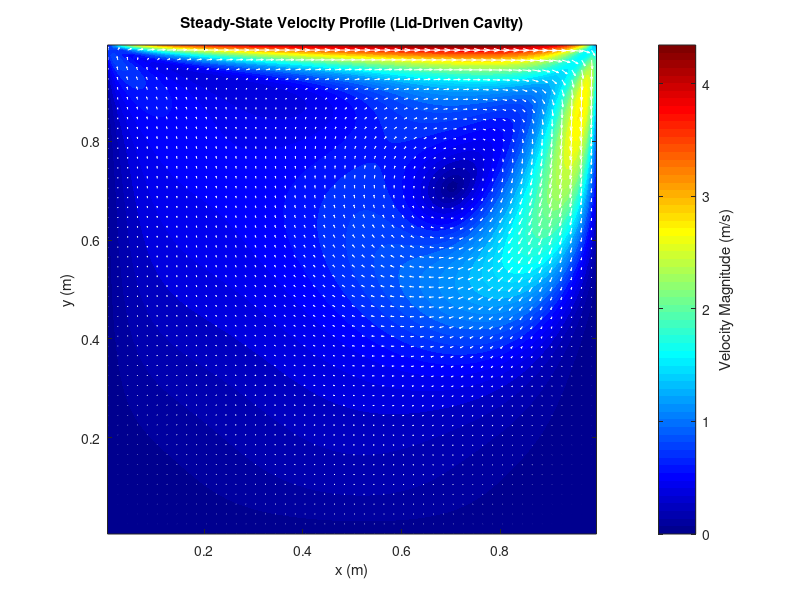
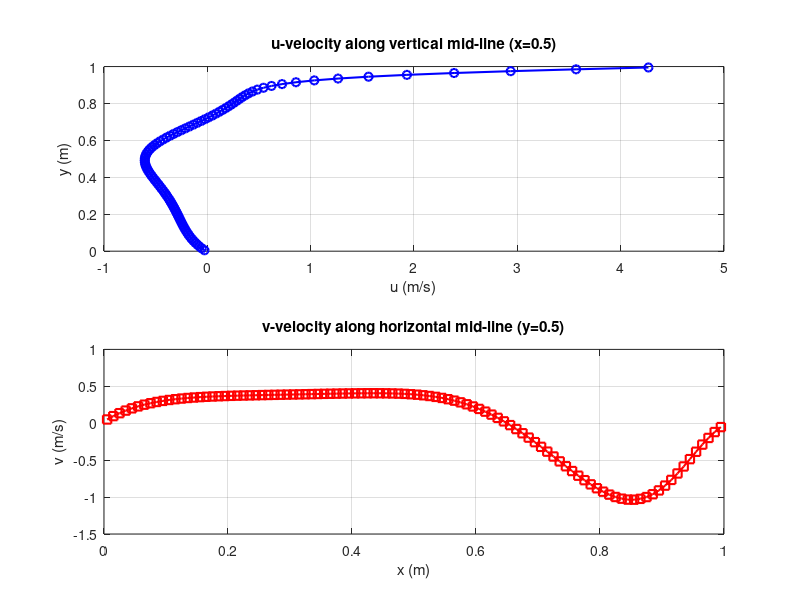

The MATLAB script that drew these images, in order:
clear; clc;
data = load('cavity_SIMPLE.txt');

% Change grid size when they were altered in Fortran solver
nx = 100; ny = 100;

X = reshape(data(:, 1), nx, ny)';
Y = reshape(data(:, 2), nx, ny)';
U = reshape(data(:, 3), nx, ny)';
V = reshape(data(:, 4), nx, ny)';

% Calculate velocity magnitude: |V| = sqrt(u^2 + v^2)
VelMag = sqrt(U.^2 + V.^2);

% Plot 1: Velocity magnitude field 
figure('Color', 'w', 'Position', [100 100 800 600]);
contourf(X, Y, VelMag, 50, 'LineStyle', 'none');
colormap(jet);
cb = colorbar;
ylabel(cb, 'Velocity Magnitude (m/s)');
hold on;

% Add vectors for direction
skip = 2;
quiver(X(1:skip:end, 1:skip:end), Y(1:skip:end, 1:skip:end), ...
       U(1:skip:end, 1:skip:end), V(1:skip:end, 1:skip:end), 1.2, 'w');

title('Steady-State Velocity Profile (Lid-Driven Cavity)');
xlabel('x (m)'); ylabel('y (m)');
axis equal tight;

% Plot 2: Benchmark mid-line profiles
figure('Color', 'w', 'Position', [950 100 500 600]);

% U-velocity along vertical mid-line (x = 0.5)
subplot(2,1,1);
mid_x = round(nx/2);
plot(U(:, mid_x), Y(:, mid_x), 'b-o', 'LineWidth', 1.5);
grid on;
title('u-velocity along vertical mid-line (x=0.5)');
xlabel('u (m/s)'); ylabel('y (m)');

% V-velocity along horizontal mid-line (y = 0.5)
subplot(2,1,2);
mid_y = round(ny/2);
plot(X(mid_y, :), V(mid_y, :), 'r-s', 'LineWidth', 1.5);
grid on;
title('v-velocity along horizontal mid-line (y=0.5)');
xlabel('x (m)'); ylabel('v (m/s)');
